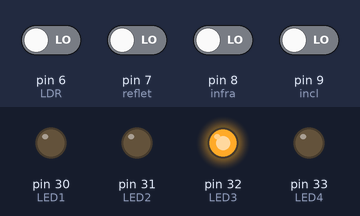
A sketch run on a simulated Arduino Mega 2560, built with avr-gcc and run on an emulated ATmega2560. Shown: output pins drawn as LEDs (lit = HIGH). The inputs (shaded band) are chosen by the test bench; at power-on: pin 6 (LDR), pin 7 (reflet), pin 8 (infra), pin 9 (incl) LOW. What the sketch prints to the serial monitor is not drawn.

Above: at 1.2 s.
1.3 s: pin 6 (LDR) driven HIGH
At 1.8 s:
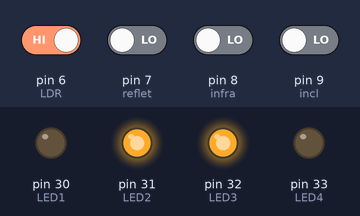
2.8 s: pin 8 (infra) driven HIGH
At 4.0 s:
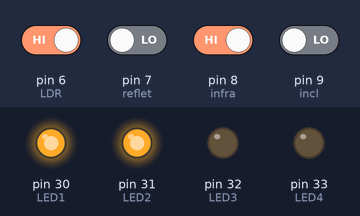
4.3 s: pin 8 (infra) driven LOW
At 5.2 s:
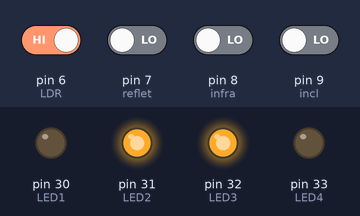
5.8 s: pin 6 (LDR) driven LOW
At 6.4 s:
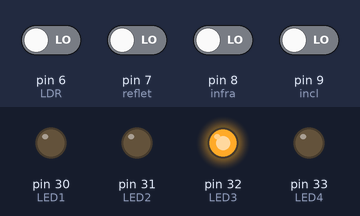
7.3 s: pin 6 (LDR) driven HIGH and pin 7 (reflet) driven HIGH and pin 8 (infra) driven HIGH and pin 9 (incl) driven HIGH
At 7.6 s:
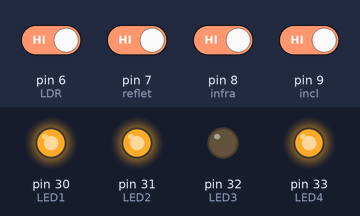
Timing chart, 0 to 9.8 s (numbered marks = the images above; inputs shaded):
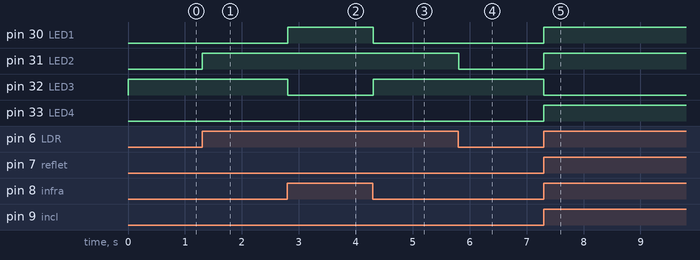

The sketch:

Proj6_Sensores.ino
```cpp
//lógica sensor

#define LDR 6
#define reflet 7
#define infra 8
#define incl 9
#define LED1 30
#define LED2 31
#define LED3 32
#define LED4 33

void setup()
{
pinMode(LDR,INPUT);
pinMode(reflet,INPUT);
pinMode(infra,INPUT);
pinMode(incl,INPUT);
pinMode(LED1,OUTPUT);
pinMode(LED2,OUTPUT);
pinMode(LED3,OUTPUT);
pinMode(LED4,OUTPUT);
Serial.begin(9600);

}

bool sensor1,sensor2,sensor3,sensor4,saida1,saida2,saida3,saida4;//variável global aqui ou depois do void

void loop()
{
sensor1=digitalRead(LDR);
//Serial.println(sensor1);
sensor2=digitalRead(reflet);
//Serial.println(sensor2);
sensor3=digitalRead(infra);
//Serial.println(sensor3);
sensor4=digitalRead(incl);
//Serial.println(sensor4);

  if((sensor1||sensor2)&&(sensor3||sensor4)==1)//s=(a+b).(c+d)
  {
    saida1=1;
  }
  else
  {
    saida1=0;
  }
  //digitalWrite(LED1,saida1);//usar aqui ou no final
  //Serial.println(saida1);

      if((sensor1||sensor2||sensor3||sensor4)==1)//s=(a+b+c+d)
      {
        saida2=1;
      }
      else
      {
        saida2=0;
      }
      //digitalWrite(LED2,saida2);//usar aqui ou no final
      //Serial.println(saida2);

         if(!(sensor1||sensor2)|| !(sensor3||sensor4)==1)//s=(a+b)'(c+d)'
          {
            saida3=1;
          }
          else
          {
            saida3=0;
          }
          //digitalWrite(LED3,saida3);//usar aqui ou no final
          //Serial.println(saida3);

               if(sensor1 && sensor2 && sensor3 && sensor4==1)//s=(a.b.c.d)
              {
                saida4=1;
              }
              else
              {
                saida4=0;
              }
             // digitalWrite(LED4,saida4);//usar aqui ou no final
              Serial.println(saida4);

            //uso no final
            digitalWrite(LED1,saida1);
            digitalWrite(LED2,saida2);
            digitalWrite(LED3,saida3);
            digitalWrite(LED4,saida4);
}
```

Measured:
- after the input at 1.3 s, pin 31 (LED2): LOW → HIGH at once
- after the input at 2.8 s, pin 30 (LED1): LOW → HIGH at once; pin 32 (LED3): HIGH → LOW at once
- after the input at 4.3 s, pin 30 (LED1): HIGH → LOW at once; pin 32 (LED3): LOW → HIGH at once
- after the input at 5.8 s, pin 31 (LED2): HIGH → LOW at once
- after the input at 7.3 s, pin 30 (LED1), pin 31 (LED2), pin 33 (LED4): LOW → HIGH at once; pin 32 (LED3): HIGH → LOW at once
